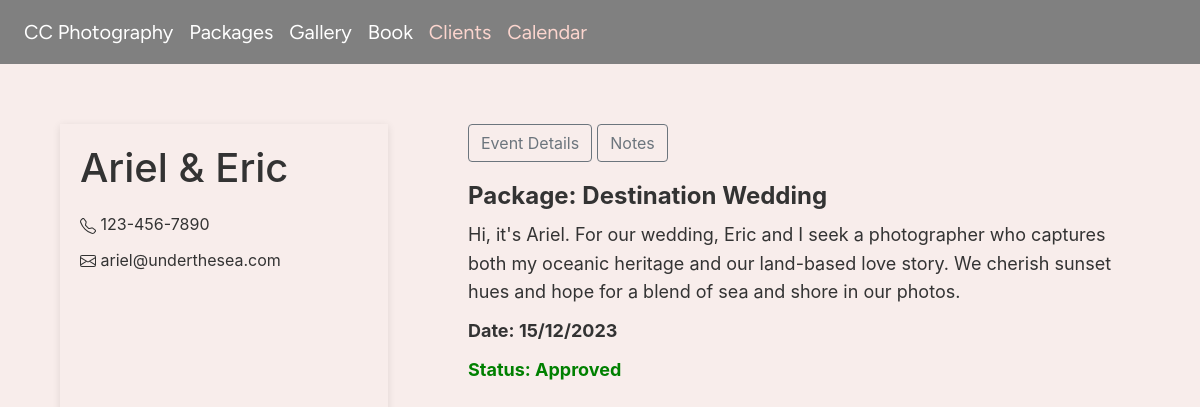
Screenshot of /clients/14/ (signed in) with the database file from the repository.
### wedding/models.py (models this page shows, shortened)
class Client(models.Model):
    PACKAGE_OPTIONS = [
        ('Wedding', 'Wedding'),
        ('Engagement Shoot', 'Engagement Shoot'),
        ('Destination Wedding', 'Destination Wedding')
    ]
    name = models.CharField(max_length=64)
    email = models.EmailField()
    phone = models.CharField(max_length=15)
    package = models.CharField(max_length=64, choices=PACKAGE_OPTIONS, default='Wedding')
    description = models.TextField(null=True, blank=True)
    date_added = models.DateTimeField(auto_now_add=True)
    date_requested = models.DateTimeField(auto_now_add=False)
    approved = models.BooleanField(default=False)
    completed = models.BooleanField(default=False)

### wedding/views.py (the view)
# urls.py: path("clients/<int:client_id>/", views.client, name="client"),
def client(request, client_id):
    user = request.user
    client_info = Client.objects.get(id=client_id)
    notes = Note.objects.filter(client=client_info)
    if not user.is_authenticated:
        return redirect('index')
    return render(request, "wedding/client.html", {
        "user": user,
        "clients": clients,
        "client": client_info,
        "notes": notes
    })

### wedding/templates/wedding/client.html (shortened to what this page needs)
{% extends "wedding/layout.html" %}
{% load static %}
{% block body %}
    {% if user.is_authenticated %}
        <div class="client-profile">
            <div class="contact-container">
                <div style="margin-bottom: 20px;"><h1>{{ client.name }}</h1></div>
                <div style="margin-bottom: 10px;"> {{ client.phone }}</div>
                <div style="margin-bottom: 10px;"> {{ client.email }}</div>
            </div>
            <div class="details-container">
                <button class="btn btn-outline-secondary" style="margin-bottom: 20px;" id="event">Event Details</button>
                <button class="btn btn-outline-secondary" style="margin-bottom: 20px;" id="notes">Notes</button>
                <div id="event-view">
                    <div style="margin-bottom: 10px;"><h4><strong>Package: {{ client.package }}</strong></h4></div>
                    <div style="margin-bottom: 10px;">{{ client.description }}</div>
                    <div style="margin-bottom: 10px;"><strong>Date: {{ client.date_requested| date:"d/m/Y"}}</strong></div>
                    {% if client.approved == False %}
                        <div style="margin-bottom: 10px;"><button class="btn btn-primary" id="approve-button" data-client-id="{{ client.id }}">Approve</button></div>
                    {% else %}
                        <div style="margin-bottom: 20px; color: green"><strong>Status: Approved</strong></div>
                    {% endif %}
                </div>
            </div>
        </div>
    {% else %}
        <div>
            You are not authenticated
        </div>
    {% endif %}
{% endblock %}

### wedding/static/wedding/styles.css (style rules this page uses)
:root { --text: grey; --headers: grey; --background: #F8EDEB; --button: #FCD5CE; --content-background: #FCD5CE; --nav: grey; --form: #D8E2DC; }
body { line-height: 1.6; background-color: var(--background); color: #333333; }
.client-profile { display: flex; margin: 20px; height: 100vh; align-items: stretch; }
.contact-container { flex: 0.3; padding: 20px; margin: 40px; box-shadow: 0px 2px 8px rgba(0, 0, 0, 0.1); }
.details-container { flex: 0.7; font-size: 18px; margin: 40px; position: relative; }

### rows the page displays
Client: name "Ariel & Eric", phone "123-456-7890", email "ariel@underthesea.com", package "Destination Wedding", description "Hi, it's Ariel. For our wedding, Eric and I seek a photographer who captures both my oceanic heritage and our land-based love story. We cherish sunset hues and hope for a blend of sea and shore in our photos.", date_requested "15/12/2023"
